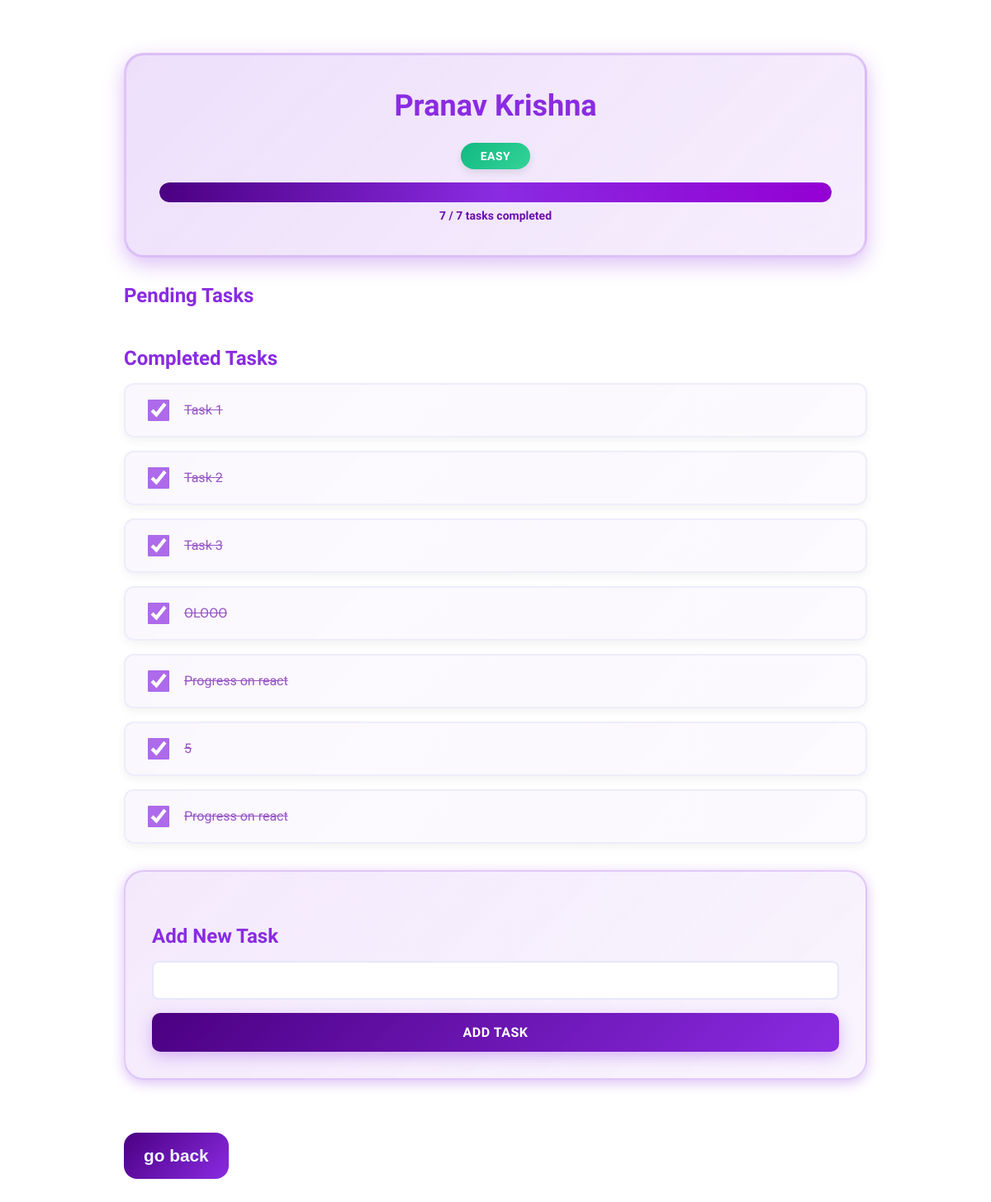
Page /Pranav Krishna/ (signed in) on the committed database.
### home/models.py (models this page shows, shortened)
class List(models.Model):
    user = models.ForeignKey(User, on_delete=models.CASCADE)
    name = models.CharField(max_length=100)
    difficulty = models.CharField(max_length=50, default='Easy')
    created_at = models.DateTimeField(auto_now_add=True)
    is_completed = models.BooleanField(default=False)

class Task(models.Model):
    list = models.ForeignKey(List, on_delete=models.CASCADE)
    task = models.CharField(max_length=255)
    is_completed = models.BooleanField(default=False)

### home/views.py (the view, shortened to what this page needs)
# urls.py: path('<str:quest_name>/', views.openQuest, name='open_quest'),
@login_required
def openQuest(request, quest_name):
    quest = List.objects.filter(name=quest_name, user=request.user).first()
    if not quest:
        raise Http404("Quest not found")
    quest_tasks = Task.objects.filter(list=quest)
    completed_tasks = quest_tasks.filter(is_completed=True).count()
    total_tasks = quest_tasks.count()
    if total_tasks <= 5:
        xp_gain = 10
        difficulty = 'Simple'
    elif total_tasks <= 15:
        xp_gain = 25
        difficulty = 'Easy'
    elif total_tasks <= 30:
        xp_gain = 45
        difficulty = 'Medium'
    elif total_tasks <= 50:
        xp_gain = 70
        difficulty = 'Hard'
    else:
        xp_gain = 100
        difficulty = 'Extreme'
    if quest.difficulty != difficulty:
        quest.difficulty = difficulty
        quest.save()
    if total_tasks > 0 and completed_tasks == total_tasks and not quest.is_completed:
        quest.is_completed = True
        quest.save()
        profile = request.user.user_profile
        profile.xp += xp_gain
        profile.save()
    taskForm = TaskForm()
    formset = checkboxformset(queryset=quest_tasks)
    return render(request, 'openQuest.html', {
        'quest_tasks': quest_tasks,
        'quest_name': quest.name,
        'taskForm': taskForm,
        'formset': formset,
        'completed_tasks': completed_tasks,
        'total_tasks': total_tasks,
        'difficulty': difficulty
    })

### home/forms.py
class TaskForm(forms.ModelForm):
    class Meta:
        model = Task
        fields = ['task']
        labels = {
            'task': '',
        }

### templates/openQuest.html (shortened to what this page needs)
{% extends "home.html" %}
{% block content %}
<div class="quest-detail-container">
    <div class="quest-header-section">
        <h1 class="quest-title">{{ quest_name }}</h1>
        <div class="quest-meta">
            <span class="difficulty-badge difficulty-{{ difficulty|lower }}">{{ difficulty }}</span>
            <div class="progress-wrapper">
                <progress class="task-progress-bar" value="{{ completed_tasks }}" max="{{ total_tasks }}"></progress>
                <span class="progress-text">{{ completed_tasks }} / {{ total_tasks }} tasks completed</span>
            </div>
        </div>
    </div>
    <form method="POST" id="checkpoints-form">
        <div class="tasks-section">
            <h3 class="section-heading">Pending Tasks</h3>
            <h3 class="section-heading">Completed Tasks</h3>
            <ul class="checkpoints completed-tasks">
                {% for form in formset %}
                    {% if form.is_completed.value %}
                        <li class="task-item completed">
                            <label class="task-label">
                                {{ form.is_completed }}
                                <span class="task-text"><strike>{{ form.instance.task }}</strike></span>
                            </label>
                        </li>
                    {% endif %}
                {% endfor %}
            </ul>
        </div>
    </form>
    <div class="add-task-section">
        <h3 class="section-heading">Add New Task</h3>
        <form method="POST" class="add-task-form">
            {{ taskForm.as_p }}
            <button type="submit" name="action" value="add_task" class="add-task-btn">Add Task</button>
        </form>
    </div>
    <a href="/home/"><button class="go-back">go back</button></a>
</div>
{% endblock content %}

### static/CSS/style.css (style rules this page uses)
body, html { margin: 0; padding: 0; font-family: "Trirong", serif; overflow-x: hidden; }
:root { --primary-violet: #8A2BE2; --dark-violet: #4B0082; --light-violet: #E6E6FA; --very-light-violet: #F3E6FF; --violet-text: #6A0DAD; --shadow-violet: rgba(138, 43, 226, 0.3); --transition-smooth: all 0.3s ease; }
.quest-detail-container { max-width: 900px; margin: 2rem auto; padding: 2rem; animation: slideUp 0.8s ease forwards; }
.quest-header-section { background: linear-gradient( 135deg, rgba(138, 43, 226, 0.15) 0%, rgba(138, 43, 226, 0.08) 100% ); border-radius: 1.5rem; padding: 2.5rem; margin-bottom: 2rem; border: 3px solid rgba(138, 43, 226, 0.2); box-shadow: 0 8px 25px var(--shadow-violet); }
.quest-title { color: var(--primary-violet); font-size: 36px; font-weight: 800; margin: 0 0 1.5rem 0; text-align: center; }
.quest-meta { display: flex; flex-direction: column; gap: 1rem; align-items: center; }
.difficulty-badge { display: inline-block; padding: 8px 24px; border-radius: 20px; font-size: 14px; font-weight: 700; text-transform: uppercase; letter-spacing: 0.5px; box-shadow: 0 4px 10px rgba(0, 0, 0, 0.1); }
.difficulty-easy { background: linear-gradient(135deg, #10b981 0%, #34d399 100%); color: white; }
.progress-wrapper { width: 100%; display: flex; flex-direction: column; gap: 0.5rem; align-items: center; }
.task-progress-bar { width: 100%; height: 24px; border-radius: 12px; overflow: hidden; -webkit-appearance: none; appearance: none; }
.progress-text { font-size: 14px; font-weight: 600; color: var(--violet-text); }
.tasks-section { margin-bottom: 2rem; }
.section-heading { color: var(--primary-violet); font-size: 24px; font-weight: 700; margin: 2rem 0 1rem 0; }
.checkpoints { list-style: none; padding: 0; margin: 0; display: flex; flex-direction: column; gap: 1rem; }
.task-item { background: white; border: 2px solid var(--light-violet); border-radius: 12px; padding: 1rem 1.5rem; box-shadow: 0 4px 12px rgba(0, 0, 0, 0.08); transition: var(--transition-smooth); }
.task-item.completed { opacity: 0.7; background: linear-gradient( 135deg, rgba(138, 43, 226, 0.05) 0%, rgba(138, 43, 226, 0.03) 100% ); }
.task-label { display: flex; align-items: center; gap: 1rem; cursor: pointer; font-size: 16px; font-weight: 500; color: var(--violet-text); }
.task-label input[type="checkbox"] { width: 24px; height: 24px; cursor: pointer; accent-color: var(--primary-violet); border-radius: 6px; transition: var(--transition-smooth); }
.task-label input[type="checkbox"]:checked { transform: scale(1.1); }
.task-text { flex: 1; line-height: 1.6; }
.add-task-section { background: linear-gradient( 135deg, rgba(138, 43, 226, 0.1) 0%, rgba(138, 43, 226, 0.05) 100% ); border-radius: 1.5rem; padding: 2rem; border: 2px solid rgba(138, 43, 226, 0.2); box-shadow: 0 4px 15px var(--shadow-violet); }
.add-task-form { display: flex; flex-direction: column; gap: 1rem; }
.add-task-form p { margin: 0; display: flex; flex-direction: column; gap: 0.5rem; }
.add-task-form input[type="text"], .add-task-form textarea { padding: 12px 16px; border: 2px solid var(--light-violet); border-radius: 8px; font-size: 16px; font-family: "Trirong", serif; transition: var(--transition-smooth); background-color: white; }
.add-task-btn { padding: 14px 28px; background: linear-gradient( 135deg, var(--dark-violet) 0%, var(--primary-violet) 100% ); color: white; border: none; border-radius: 10px; font-size: 16px; font-weight: 700; cursor: pointer; transition: var(--transition-smooth); box-shadow: 0 6px 18px rgba(138, 43, 226, 0.3); font-family: "Trirong", serif; text-transform: uppercase; letter-spacing: 0.5px; }
.go-back { cursor: pointer; background: linear-gradient( 135deg, var(--dark-violet) 0%, var(--primary-violet) 100% ); border: none; padding: 1rem 1.5rem; border-radius: 1rem; color: aliceblue; margin-top: 8vh; font-size: 1.3rem; font-weight: 600; }

### rows in the picture
List: name "Pranav Krishna", difficulty "EASY"
Task: instance.task "Task 1"
Task: instance.task "Task 2"
Task: instance.task "Task 3"
Task: instance.task "OLOOO"
Task: instance.task "Progress on react"
Task: instance.task "5"
Task: instance.task "Progress on react"

### other values in the picture
{{ completed_tasks }} "7"
{{ total_tasks }} "7"
